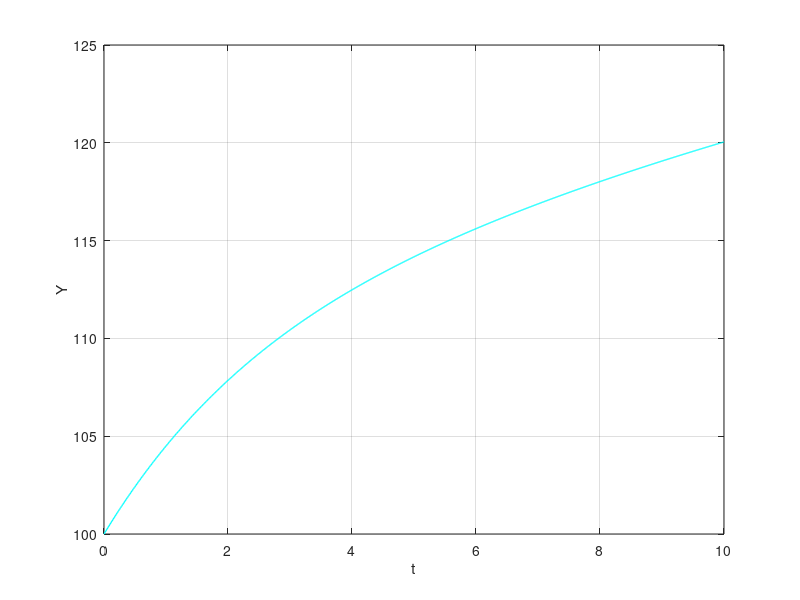

MATLAB code for this plot:
clc
clear all
close all
 
h = 0.01;
t = 0:h:10;
N = length(t); y = zeros(1,N);
c = 0;

while (y(N)<120)
    c = c+0.1;
    y(1) = 100;
    for (i = 1:N-1)
        dydt = (c*exp(-0.1*t(i)))/(1+sqrt(y(i))) - t(i)*exp(-0.25*t(i));
        y(i+1) = y(i) + h*dydt;
    end
end

fprintf('\nProblem 5\n\nFor y(10) = 120 , c = %.1f\n',c);
plot(t,y,'c-','linewidth',1), xlabel('t'), ylabel('Y'), grid on